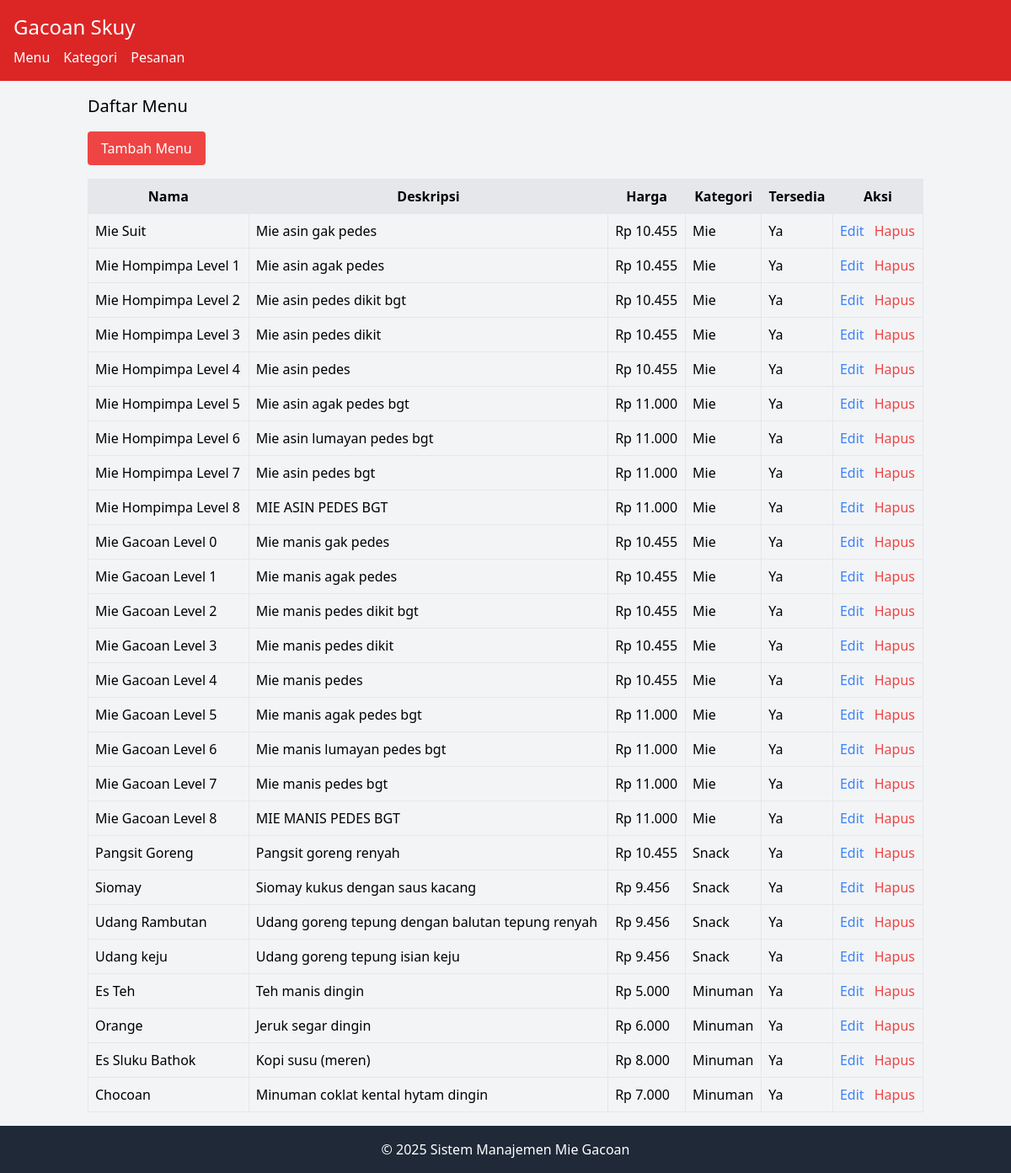
The page / on the database its author committed.
### tables this page shows
CREATE TABLE menu (
    id INT AUTO_INCREMENT PRIMARY KEY,
    nama VARCHAR(100) NOT NULL,
    deskripsi TEXT,
    harga DECIMAL(10, 2) NOT NULL,
    kategori_id INT NOT NULL,
    tersedia BOOLEAN DEFAULT TRUE,
    FOREIGN KEY (kategori_id) REFERENCES kategori(id) ON DELETE CASCADE
);

CREATE TABLE kategori (
    id INT AUTO_INCREMENT PRIMARY KEY,
    nama VARCHAR(50) NOT NULL,
    deskripsi VARCHAR(255)
);

### model/Menu.php (called while the page is built, shortened)
<?php
require_once 'config/Database.php';
class Menu {
    private $conn;
    private $table = 'menu';
    public function __construct() {
        $database = new Database();
        $this->conn = $database->getConnection();
    }
    public function getAll() {
        $query = "SELECT m.*, k.nama as nama_kategori
                 FROM " . $this->table . " m
                 JOIN kategori k ON m.kategori_id = k.id";
        $stmt = $this->conn->prepare($query);
        $stmt->execute();
        return $stmt->fetchAll(PDO::FETCH_ASSOC);
    }
}
?>

### config/Database.php (called while the page is built, shortened)
<?php
class Database {
    private $host = "localhost";
    private $username = "root";
    private $password = "";
    private $database = "db_tp10";
    public function getConnection() {
        $this->conn = null;
        try {
            $this->conn = new PDO("mysql:host=" . $this->host . ";dbname=" . $this->database, $this->username, $this->password);
            $this->conn->setAttribute(PDO::ATTR_ERRMODE, PDO::ERRMODE_EXCEPTION);
        } catch(PDOException $e) {
            echo "Kesalahan koneksi: " . $e->getMessage();
        }
        return $this->conn;
    }
}
?>

### model/Kategori.php (called while the page is built, shortened)
<?php
require_once 'config/Database.php';
class Kategori {
    public function __construct() {
        $database = new Database();
    }
}
?>

### viewmodel/MenuViewModel.php (called while the page is built, shortened)
<?php
require_once 'model/Menu.php';
require_once 'model/Kategori.php';
class MenuViewModel {
    private $menu;
    public function __construct() {
        $this->menu = new Menu();
    }
    public function getMenuList() {
        return $this->menu->getAll();
    }
}
?>

### views/menu_list.php (the view)
<?php
require_once 'views/template/header.php';
?>
<h2 class="text-xl mb-4">Daftar Menu</h2>
<a href="index.php?entity=menu&action=add" class="bg-red-500 text-white px-4 py-2 rounded mb-4 inline-block">Tambah Menu</a>
<table class="w-full border">
    <tr class="bg-gray-200">
        <th class="border p-2">Nama</th>
        <th class="border p-2">Deskripsi</th>
        <th class="border p-2">Harga</th>
        <th class="border p-2">Kategori</th>
        <th class="border p-2">Tersedia</th>
        <th class="border p-2">Aksi</th>
    </tr>
    <?php foreach ($menuList as $item): ?>
    <tr>
        <td class="border p-2"><?php echo $item['nama']; ?></td>
        <td class="border p-2"><?php echo $item['deskripsi']; ?></td>
        <td class="border p-2">Rp <?php echo number_format($item['harga'], 0, ',', '.'); ?></td>
        <td class="border p-2"><?php echo $item['nama_kategori']; ?></td>
        <td class="border p-2"><?php echo $item['tersedia'] ? 'Ya' : 'Tidak'; ?></td>
        <td class="border p-2">
            <a href="index.php?entity=menu&action=edit&id=<?php echo $item['id']; ?>" class="text-blue-500">Edit</a>
            <a href="index.php?entity=menu&action=delete&id=<?php echo $item['id']; ?>" class="text-red-500 ml-2" onclick="return confirm('Apakah Anda yakin?');">Hapus</a>
        </td>
    </tr>
    <?php endforeach; ?>
</table>
<?php
require_once 'views/template/footer.php';
?>

### index.php (shortened to what this page needs)
<?php
require_once 'viewmodel/MenuViewModel.php';
$entity = isset($_GET['entity']) ? $_GET['entity'] : 'menu';
$action = isset($_GET['action']) ? $_GET['action'] : 'list';
if ($entity == 'kategori') {
    $viewModel = new KategoriViewModel();
    if ($action == 'list') {
        $kategoriList = $viewModel->getKategoriList();
        require_once 'views/kategori_list.php';
    } elseif ($action == 'add') {
        require_once 'views/kategori_form.php';
    } elseif ($action == 'edit') {
        $kategori = $viewModel->getKategoriById($_GET['id']);
        require_once 'views/kategori_form.php';
    } elseif ($action == 'save') {
        $viewModel->addKategori($_POST['nama'], $_POST['deskripsi']);
        header('Location: index.php?entity=kategori');
    } elseif ($action == 'update') {
        $viewModel->updateKategori($_GET['id'], $_POST['nama'], $_POST['deskripsi']);
        header('Location: index.php?entity=kategori');
    } elseif ($action == 'delete') {
        $viewModel->deleteKategori($_GET['id']);
        header('Location: index.php?entity=kategori');
    }
} elseif ($entity == 'menu') {
    $viewModel = new MenuViewModel();
    if ($action == 'list') {
        $menuList = $viewModel->getMenuList();
        require_once 'views/menu_list.php';
    } elseif ($action == 'add') {
        $kategori = $viewModel->getKategori();
        require_once 'views/menu_form.php';
    } elseif ($action == 'edit') {
        $menu = $viewModel->getMenuById($_GET['id']);
        $kategori = $viewModel->getKategori();
        require_once 'views/menu_form.php';
    } elseif ($action == 'delete') {
        $viewModel->deleteMenu($_GET['id']);
        header('Location: index.php?entity=menu');
    }
}
?>

### views/template/header.php (shortened to what this page needs)
<!DOCTYPE html>
<html>
<head>
    <link href="https://cdn.jsdelivr.net/npm/tailwindcss@2.2.19/dist/tailwind.min.css" rel="stylesheet">
</head>
<body class="bg-gray-100">
    <nav class="bg-red-600 p-4 text-white">
        <h1 class="text-2xl">Gacoan Skuy</h1>
        <ul class="flex space-x-4 mt-2">
            <li><a href="index.php?entity=menu" class="hover:underline">Menu</a></li>
            <li><a href="index.php?entity=kategori" class="hover:underline">Kategori</a></li>
            <li><a href="index.php?entity=pesanan" class="hover:underline">Pesanan</a></li>
        </ul>
    </nav>
    <div class="container mx-auto p-4">

### views/template/footer.php
</div>
    <footer class="bg-gray-800 text-white p-4 text-center">
        <p>&copy; 2025 Sistem Manajemen Mie Gacoan</p>
    </footer>
</body>
</html>

### rows shown on the page
menu: nama "Mie Suit", deskripsi "Mie asin gak pedes", harga "10.455", kategori.nama "Mie", tersedia "Ya"
menu: nama "Mie Hompimpa Level 1", deskripsi "Mie asin agak pedes", harga "10.455", kategori.nama "Mie", tersedia "Ya"
menu: nama "Mie Hompimpa Level 2", deskripsi "Mie asin pedes dikit bgt", harga "10.455", kategori.nama "Mie", tersedia "Ya"
menu: nama "Mie Hompimpa Level 3", deskripsi "Mie asin pedes dikit", harga "10.455", kategori.nama "Mie", tersedia "Ya"
menu: nama "Mie Hompimpa Level 4", deskripsi "Mie asin pedes", harga "10.455", kategori.nama "Mie", tersedia "Ya"
menu: nama "Mie Hompimpa Level 5", deskripsi "Mie asin agak pedes bgt", harga "11.000", kategori.nama "Mie", tersedia "Ya"
menu: nama "Mie Hompimpa Level 6", deskripsi "Mie asin lumayan pedes bgt", harga "11.000", kategori.nama "Mie", tersedia "Ya"
menu: nama "Mie Hompimpa Level 7", deskripsi "Mie asin pedes bgt", harga "11.000", kategori.nama "Mie", tersedia "Ya"
menu: nama "Mie Hompimpa Level 8", deskripsi "MIE ASIN PEDES BGT", harga "11.000", kategori.nama "Mie", tersedia "Ya"
menu: nama "Mie Gacoan Level 0", deskripsi "Mie manis gak pedes", harga "10.455", kategori.nama "Mie", tersedia "Ya"
menu: nama "Mie Gacoan Level 1", deskripsi "Mie manis agak pedes", harga "10.455", kategori.nama "Mie", tersedia "Ya"
menu: nama "Mie Gacoan Level 2", deskripsi "Mie manis pedes dikit bgt", harga "10.455", kategori.nama "Mie", tersedia "Ya"
menu: nama "Mie Gacoan Level 3", deskripsi "Mie manis pedes dikit", harga "10.455", kategori.nama "Mie", tersedia "Ya"
menu: nama "Mie Gacoan Level 4", deskripsi "Mie manis pedes", harga "10.455", kategori.nama "Mie", tersedia "Ya"
menu: nama "Mie Gacoan Level 5", deskripsi "Mie manis agak pedes bgt", harga "11.000", kategori.nama "Mie", tersedia "Ya"
menu: nama "Mie Gacoan Level 6", deskripsi "Mie manis lumayan pedes bgt", harga "11.000", kategori.nama "Mie", tersedia "Ya"
menu: nama "Mie Gacoan Level 7", deskripsi "Mie manis pedes bgt", harga "11.000", kategori.nama "Mie", tersedia "Ya"
menu: nama "Mie Gacoan Level 8", deskripsi "MIE MANIS PEDES BGT", harga "11.000", kategori.nama "Mie", tersedia "Ya"
menu: nama "Pangsit Goreng", deskripsi "Pangsit goreng renyah", harga "10.455", kategori.nama "Snack", tersedia "Ya"
menu: nama "Siomay", deskripsi "Siomay kukus dengan saus kacang", harga "9.456", kategori.nama "Snack", tersedia "Ya"
menu: nama "Udang Rambutan", deskripsi "Udang goreng tepung dengan balutan tepung renyah", harga "9.456", kategori.nama "Snack", tersedia "Ya"
menu: nama "Udang keju", deskripsi "Udang goreng tepung isian keju", harga "9.456", kategori.nama "Snack", tersedia "Ya"
menu: nama "Es Teh", deskripsi "Teh manis dingin", harga "5.000", kategori.nama "Minuman", tersedia "Ya"
menu: nama "Orange", deskripsi "Jeruk segar dingin", harga "6.000", kategori.nama "Minuman", tersedia "Ya"
menu: nama "Es Sluku Bathok", deskripsi "Kopi susu (meren)", harga "8.000", kategori.nama "Minuman", tersedia "Ya"
menu: nama "Chocoan", deskripsi "Minuman coklat kental hytam dingin", harga "7.000", kategori.nama "Minuman", tersedia "Ya"
